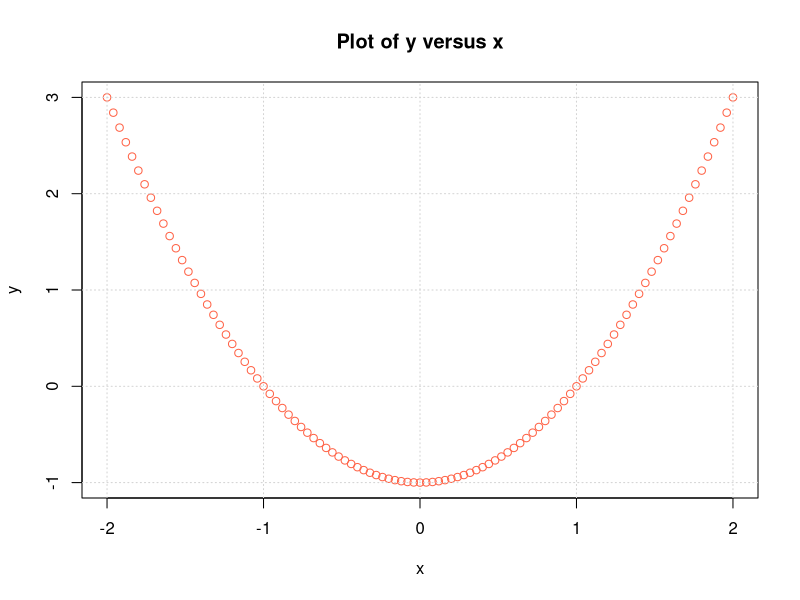

Write the R code that produced this figure.
#R Test Number 2

#create quadratic function
quad_func <- function(x,a,b,c){
   y <- a + b*x + c*(x^2)
   return(y)
}

#create vector of 101 values from -2 to 2
x <- c(seq(-2,2,length=101))
print(x)

#use values provided with quadratic function and use values from vector x
y <- quad_func(x,-1,0,1)
print(y)

#plot y versus x
myColor <- "#FF6347"
plot(x,y,main = "Plot of y versus x", col = myColor)
grid(nx = NULL, ny = NULL, col = "lightgray", lwd = par("lwd"), equilogs = TRUE)

#confirm the roots
which(0.0000 == y)[[1]]
which(0.0000 == y)[[2]]
which(-1.0000 == x)[[1]]
which(1.0000 == x)[[1]]

x[26]
y[26]
x[76]
y[76]
